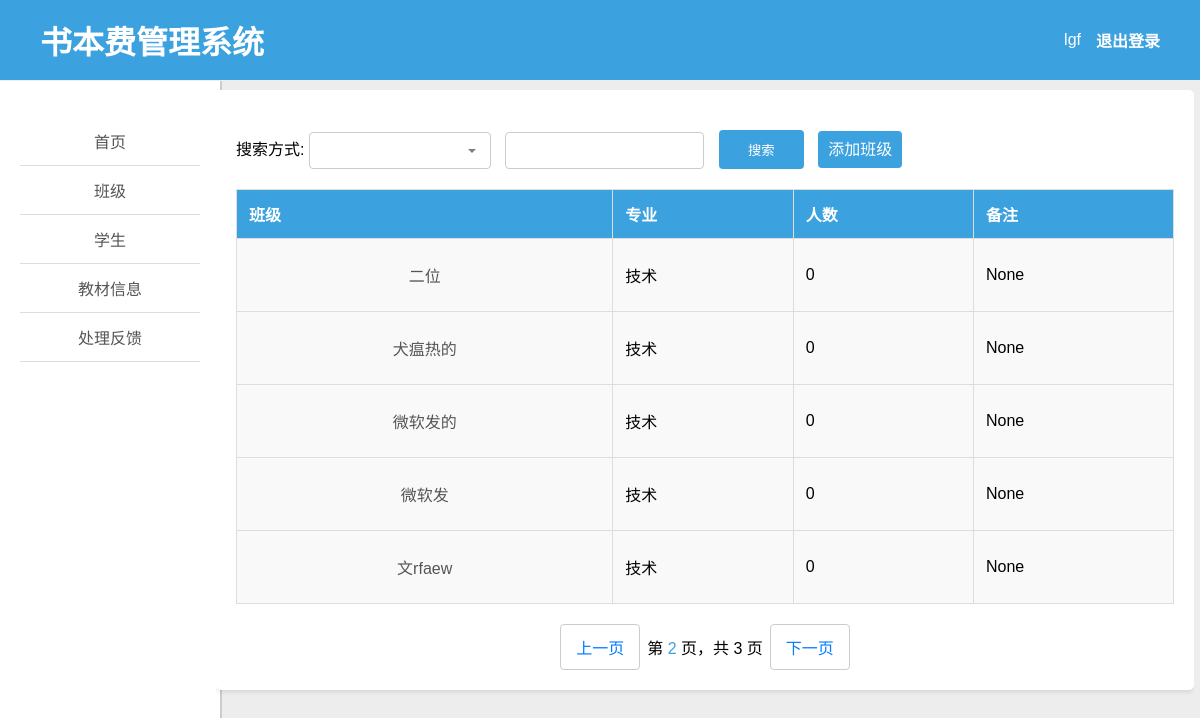
/manager/grade_all/2 (signed in), run on an earlier commit of the app's database.
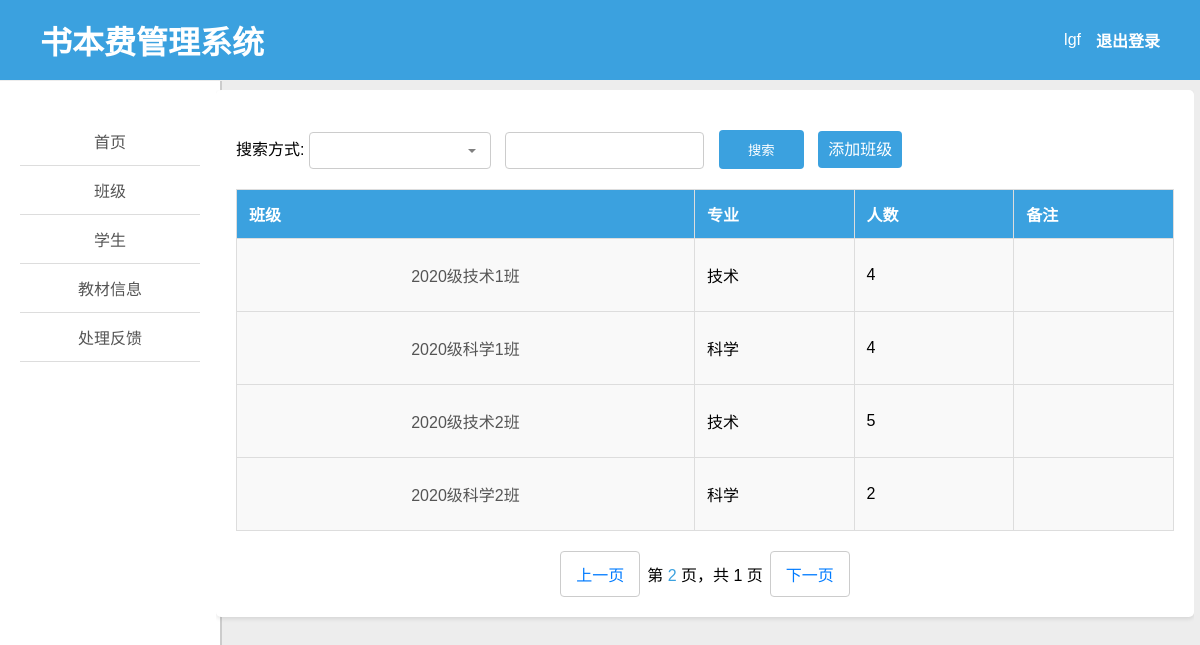
And on a later commit of the database.
### books/models.py (models this page shows, shortened)
class Grade(models.Model):
    name = models.CharField(max_length=100, verbose_name='班级名称')
    major = models.ForeignKey(Major, on_delete=models.CASCADE, verbose_name='所属专业')
    notice = models.TextField(verbose_name='备注', null=True, blank=True)
    class Meta:
        verbose_name = '班级'
        verbose_name_plural = '班级'

class Major(models.Model):
    name = models.CharField(max_length=100, verbose_name='专业名称')
    college = models.ForeignKey(College, on_delete=models.CASCADE, verbose_name='所属学院')
    notice = models.TextField(verbose_name='备注', null=True, blank=True)
    def __str__(self):
        return f"{self.name}"
    class Meta:
        verbose_name = '专业'
        verbose_name_plural = '专业'

### util/check_staff.py (the view)
    def wrapper(request, *args, **kwargs):
        if request.user.is_staff:
            return func(request, *args, **kwargs)
        else:
            return render(request, 'permissions_error.html')

### manager/plug.py (called while the page is built)
def managerRender(request, template_name, context=None):
    if context is None:
        context = {}
    context['user'] = request.user
    return render(request, template_name, context)

### util/check_staff.py (called while the page is built)
def check_staff(func):
    def wrapper(request, *args, **kwargs):
        if request.user.is_staff:
            return func(request, *args, **kwargs)
        else:
            return render(request, 'permissions_error.html')
    return wrapper

### templates/manager/grade_all.html (shortened to what this page needs)
{% extends 'manager_left.html' %}
{% block right %}
<div class="container">
    <form method="get">
        <label for="search_type">搜索方式:</label>
        <input type="text" id="search_type" name="search_type" list="search_types" class="custom-select">
        <input type="text" id="search" name="search" required>
        <input type="submit" value="搜索">
        <a href="../add_grade" class="custom-button">添加班级</a>
    </form>
    <table>
        <thead>
        <tr>
            <th>班级</th>
            <th>专业</th>
            <th>人数</th>
            <th>备注</th>
        </tr>
        </thead>
        <tbody>
        {% for grade in grades %}
            <tr>
                <td><a class="nav-link" href="/manager/grade_about/{{ grade.id }}">{{ grade.name }}</a></td>
                <td>{{ grade.major }}</td>
                <td>{{ grade.nums }}</td>
                <td>{{ grade.notice }}</td>
            </tr>
        {% endfor %}
        </tbody>
    </table>
    <div class="pagination">
        <a href="./{{ l }}?{{ request.GET.urlencode }}">上一页</a>
        <span>第 <span class="current-page">{{ current_page }}</span> 页，共 {{ total_pages }} 页</span>
        <a href="./{{ r }}?{{ request.GET.urlencode }}">下一页</a>
    </div>
</div>
{% endblock %}

What changed in the data, as far as the page shows it:
removed Grade: name "二位", major "技术", nums "0", notice "None"
removed Grade: name "犬瘟热的", major "技术", nums "0", notice "None"
removed Grade: name "微软发的", major "技术", nums "0", notice "None"
removed Grade: name "微软发", major "技术", nums "0", notice "None"
removed Grade: name "文rfaew", major "技术", nums "0", notice "None"
now on this page (row unchanged): Grade: name "2020级技术1班", major "技术", nums "4"
now on this page (row unchanged): Grade: name "2020级科学1班", major "科学", nums "4"
now on this page (row unchanged): Grade: name "2020级技术2班", major "技术", nums "5"
now on this page (row unchanged): Grade: name "2020级科学2班", major "科学", nums "2"
Also different on the page:
{{ total_pages }}: "3" → "1"
